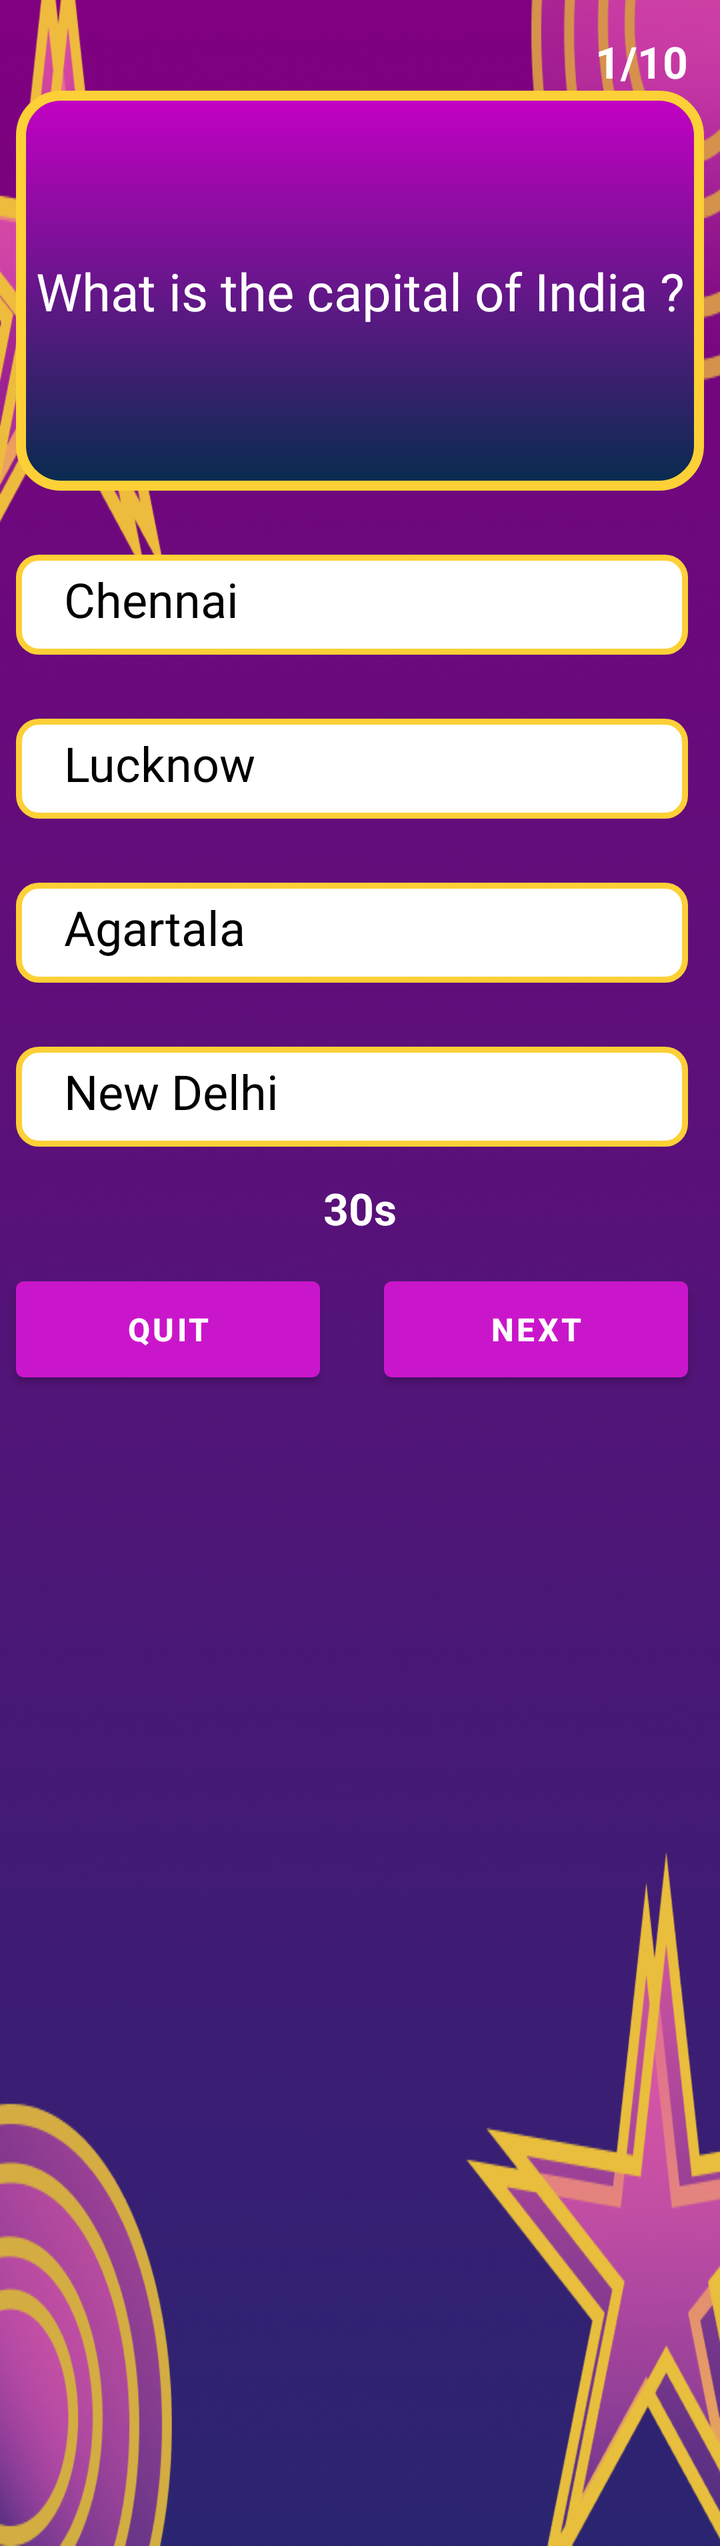
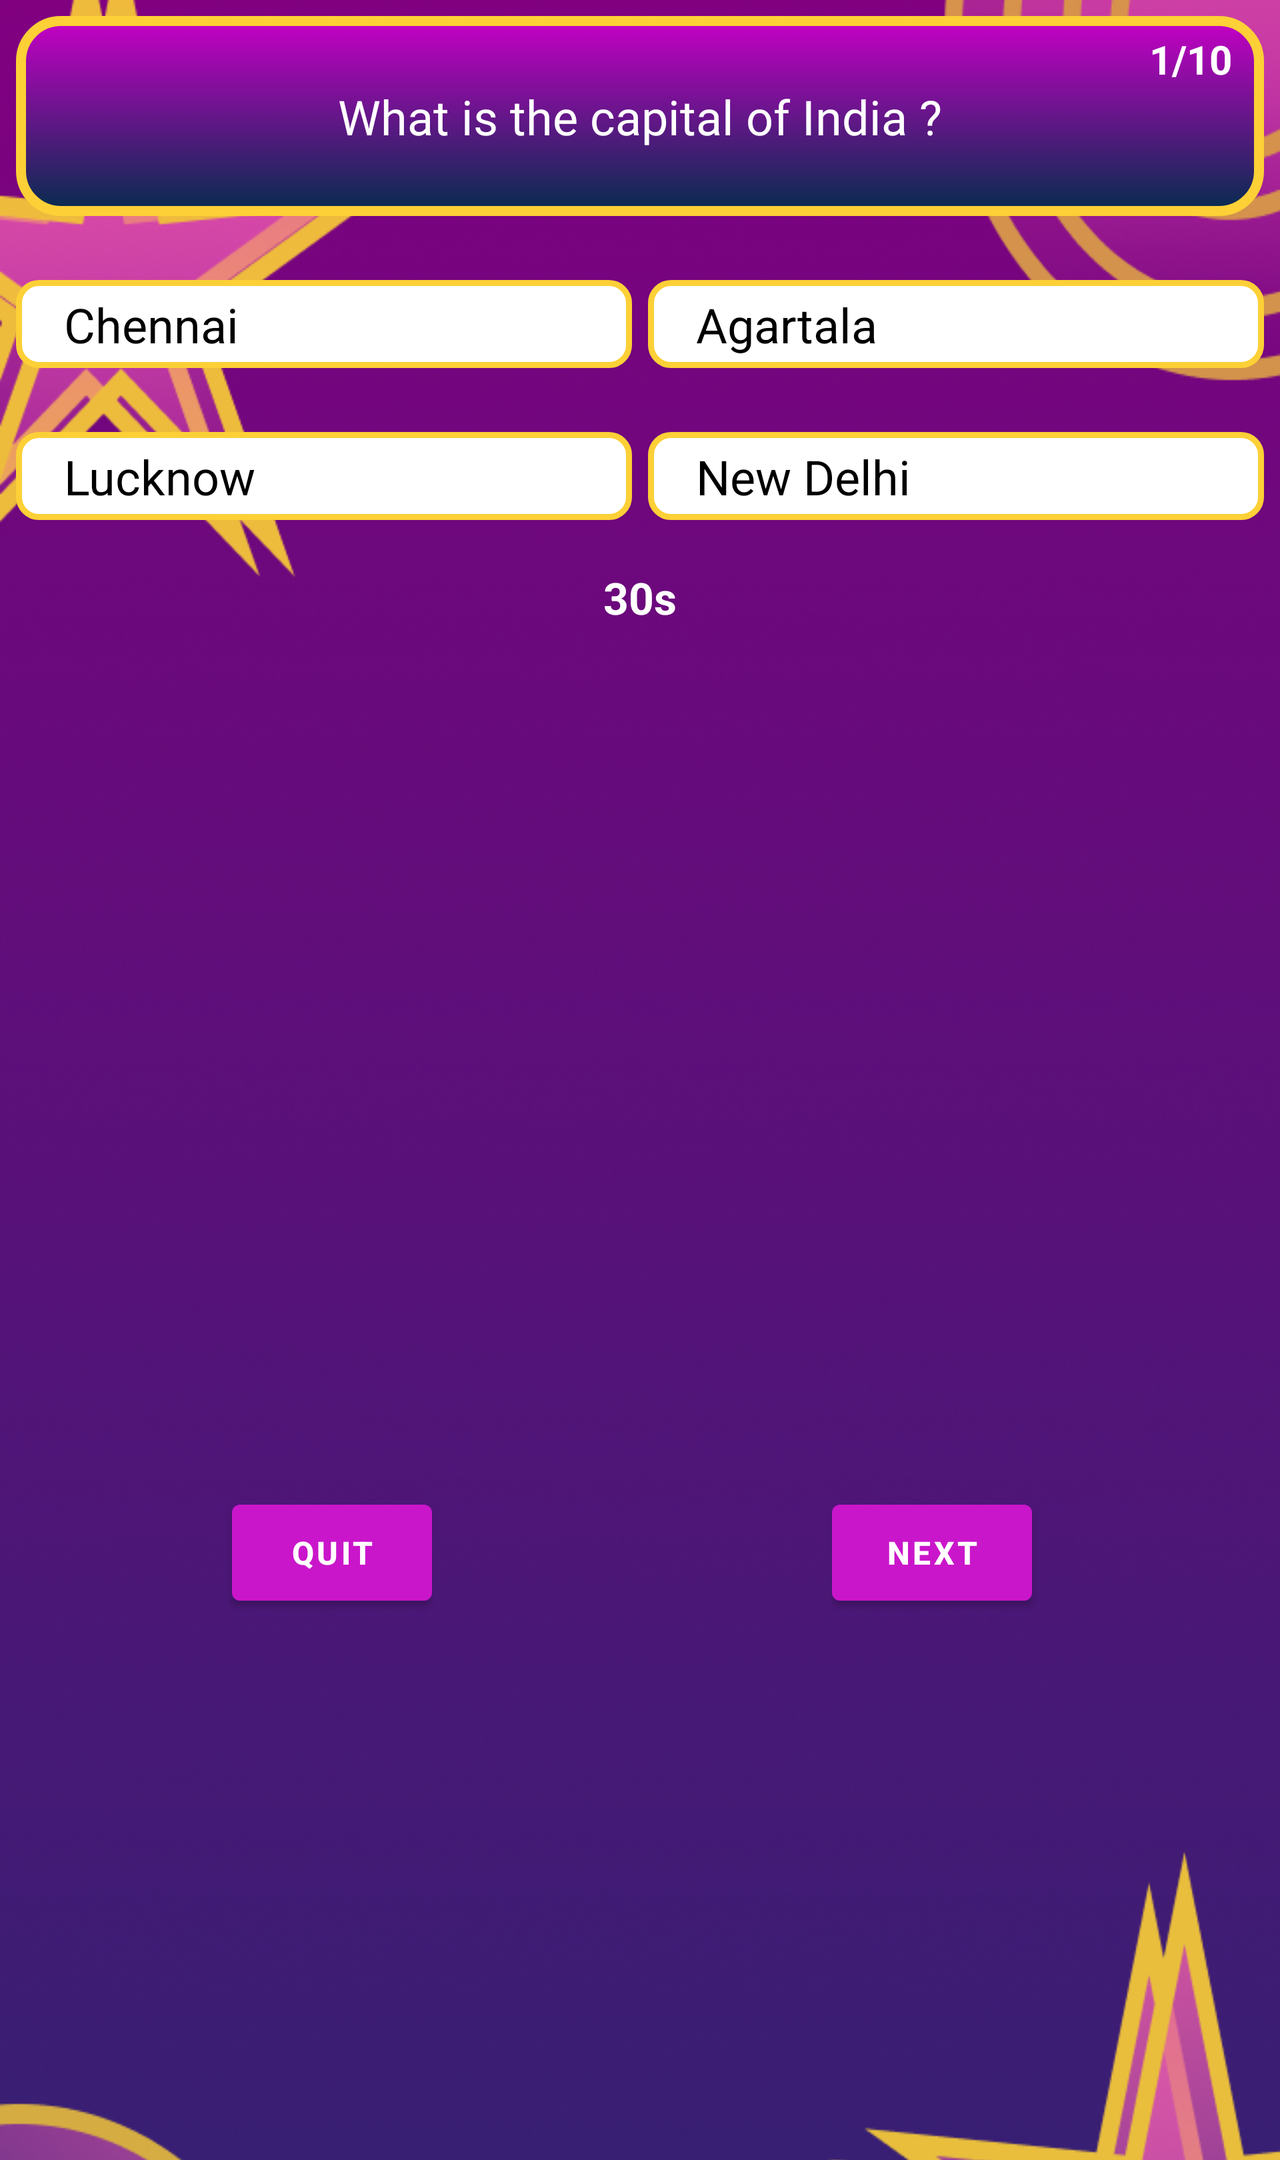

Compare how this app lays out the same screen by default and in its alternative resource folder. The renders come first, then the two layout files and the values they reference.
<!-- AndroidManifest.xml: application theme Theme.Quiz -->
<!-- res/layout/fragment_question_screen.xml -->
<?xml version="1.0" encoding="utf-8"?>
<ScrollView xmlns:android="http://schemas.android.com/apk/res/android"
    xmlns:app="http://schemas.android.com/apk/res-auto"
    xmlns:tools="http://schemas.android.com/tools"
    android:layout_width="match_parent"
    android:layout_height="match_parent"
    android:background="@drawable/purple_bg"
    tools:context=".ui.question.QuestionScreen">

    <androidx.constraintlayout.widget.ConstraintLayout
        android:layout_width="match_parent"
        android:layout_height="wrap_content">

        <View
            android:id="@+id/view3"
            android:layout_width="match_parent"
            android:layout_height="200dp"
            android:layout_marginStart="8dp"
            android:layout_marginEnd="8dp"
            android:background="@drawable/question_background"
            app:layout_constraintEnd_toEndOf="parent"
            app:layout_constraintStart_toStartOf="parent"
            app:layout_constraintTop_toBottomOf="@+id/ques_number" />

        <TextView
            android:id="@+id/question"
            android:layout_width="0dp"
            android:layout_height="wrap_content"
            android:layout_marginStart="8dp"
            android:layout_marginTop="8dp"
            android:layout_marginEnd="8dp"
            android:layout_marginBottom="8dp"
            android:fontFamily="@font/roboto_medium"
            android:textAlignment="center"
            android:textColor="@color/white"
            android:textSize="@dimen/question_text_size"
            app:layout_constraintBottom_toBottomOf="@+id/view3"
            app:layout_constraintEnd_toEndOf="@+id/view3"
            app:layout_constraintStart_toStartOf="@+id/view3"
            app:layout_constraintTop_toTopOf="@+id/view3"
            tools:text="What is the capital of India ?" />

        <TextView
            android:id="@+id/option_one"
            style="@style/optionTextView"
            app:layout_constraintEnd_toEndOf="@+id/question"
            app:layout_constraintStart_toStartOf="@+id/view3"
            app:layout_constraintTop_toBottomOf="@+id/view3"
            tools:text="Chennai" />

        <TextView
            android:id="@+id/option_two"
            style="@style/optionTextView"
            app:layout_constraintEnd_toEndOf="@+id/option_one"
            app:layout_constraintStart_toStartOf="@+id/option_one"
            app:layout_constraintTop_toBottomOf="@+id/option_one"
            tools:text="Lucknow" />

        <TextView
            android:id="@+id/option_three"
            style="@style/optionTextView"
            app:layout_constraintEnd_toEndOf="@+id/option_two"
            app:layout_constraintStart_toStartOf="@+id/option_two"
            app:layout_constraintTop_toBottomOf="@+id/option_two"
            tools:text="Agartala" />

        <TextView
            android:id="@+id/option_four"
            style="@style/optionTextView"
            app:layout_constraintEnd_toEndOf="@+id/option_three"
            app:layout_constraintStart_toStartOf="@+id/option_three"
            app:layout_constraintTop_toBottomOf="@+id/option_three"
            tools:text="New Delhi" />

        <Button
            android:id="@+id/quit_btn"
            style="@style/myButtonStyle"
            android:layout_marginEnd="16dp"
            android:text="@string/quit"
            android:minHeight="60dp"
            app:layout_constraintBottom_toBottomOf="parent"
            app:layout_constraintEnd_toStartOf="@+id/nextbtn"
            app:layout_constraintHorizontal_chainStyle="spread_inside"
            app:layout_constraintStart_toStartOf="@+id/option_four"
            app:layout_constraintTop_toBottomOf="@+id/option_four" />

        <Button
            android:id="@+id/nextbtn"
            style="@style/myButtonStyle"
            android:layout_marginStart="@dimen/normal_margin"
            android:text="@string/next"
            android:minHeight="60dp"

            app:layout_constraintBaseline_toBaselineOf="@+id/quit_btn"
            app:layout_constraintEnd_toEndOf="@+id/option_four"
            app:layout_constraintStart_toEndOf="@+id/quit_btn" />

        <TextView
            android:id="@+id/ques_number"
            android:layout_width="wrap_content"
            android:layout_height="wrap_content"
            android:layout_marginTop="16dp"
            android:layout_marginEnd="16dp"
            android:textColor="@color/white"
            android:textSize="22sp"
            android:textStyle="bold"
            app:layout_constraintEnd_toEndOf="parent"
            app:layout_constraintTop_toTopOf="parent"
            tools:text="1/10" />

        <TextView
            android:id="@+id/timer"
            android:layout_width="wrap_content"
            android:layout_height="wrap_content"
            android:layout_marginStart="@dimen/normal_margin"
            android:layout_marginTop="@dimen/normal_margin"
            android:layout_marginEnd="@dimen/normal_margin"
            android:layout_marginBottom="@dimen/normal_margin"
            android:textColor="@color/white"
            android:textSize="22sp"
            android:textStyle="bold"
            app:layout_constraintBottom_toTopOf="@+id/quit_btn"
            app:layout_constraintEnd_toEndOf="parent"
            app:layout_constraintStart_toStartOf="parent"
            app:layout_constraintTop_toBottomOf="@+id/option_four"
            tools:text="30s" />

    </androidx.constraintlayout.widget.ConstraintLayout>


</ScrollView>
<!-- resources referenced by this layout -->
<resources>
  <color name="white">#FFFFFFFF</color>
  <dimen name="normal_margin">16dp</dimen>
  <dimen name="question_text_size">26sp</dimen>
  <!-- drawable purple_bg: png bitmap (drawable, 447543 bytes) -->
  <!-- drawable question_background (drawable) -->
  <?xml version="1.0" encoding="utf-8"?>
  <selector xmlns:android="http://schemas.android.com/apk/res/android">
      <item>
          <shape android:shape="rectangle">
              <gradient android:startColor="#062C4E"  android:endColor="#C500C5" android:angle="90"/>
              <corners android:radius="20dp" />
              <stroke android:color="#FCD036" android:width="5dp"/>
          </shape>
      </item>
  
  
  
  
  
  
  
  
  </selector>
  <string name="next">Next</string>
  <string name="quit">Quit</string>
  <style name="myButtonStyle">
          <item name="android:layout_width">0dp</item>
          <item name="android:layout_height">wrap_content</item>
          <item name="android:layout_marginTop">@dimen/extra_large_margin</item>
          <item name="android:textSize">@dimen/normal_size</item>
          <item name="android:textStyle">bold</item>
          <item name="android:textColor">@color/btn_text_color</item>
      </style>
  <style name="optionTextView">
          <item name="android:layout_width">0dp</item>
          <item name="android:layout_height">wrap_content</item>
          <item name="android:layout_marginTop">@dimen/extra_large_margin</item>
          <item name="android:background">@drawable/option_background</item>
          <item name="android:paddingLeft">24dp</item>
          <item name="android:paddingTop">6dp</item>
          <item name="android:textColor">@color/black</item>
          <item name="android:textSize">@dimen/large_size</item>
  
  
      </style>
  <style name="Theme.Quiz" parent="Theme.MaterialComponents.DayNight.NoActionBar">
          
          <item name="colorPrimary">#CA16CA</item>
          <item name="colorPrimaryVariant">#800080</item>
          <item name="colorOnPrimary">@color/white</item>
          
          <item name="colorSecondary">@color/teal_200</item>
          <item name="colorSecondaryVariant">@color/teal_700</item>
          <item name="colorOnSecondary">#7E7E7E</item>
          
          <item name="android:statusBarColor">?attr/colorPrimaryVariant</item>
          
      </style>
  <dimen name="extra_large_margin">32dp</dimen>
  <dimen name="normal_size">16sp</dimen>
  <color name="btn_text_color">#FFFFFFFF</color>
  <!-- drawable option_background (drawable) -->
  <?xml version="1.0" encoding="utf-8"?>
  <selector xmlns:android="http://schemas.android.com/apk/res/android">
          <item>
              <shape android:shape="rectangle">
                  <size android:width="100dp" android:height="50dp"/>
                  <solid android:color="@color/white"/>
                  <corners android:radius="10dp" />
                  <stroke android:width="3dp" android:color="#FCD036"/>
              </shape>
          </item>
  </selector>
  
  
  <color name="black">#FF000000</color>
  <dimen name="large_size">24sp</dimen>
  <color name="teal_200">#FF03DAC5</color>
  <color name="teal_700">#FF018786</color>
</resources>
<!-- res/layout-land/fragment_question_screen.xml (the repository's variant of the layout above) -->
<!-- drawn on the phone turned sideways -->
<?xml version="1.0" encoding="utf-8"?>
<ScrollView xmlns:android="http://schemas.android.com/apk/res/android"
    xmlns:app="http://schemas.android.com/apk/res-auto"
    xmlns:tools="http://schemas.android.com/tools"
    android:layout_width="match_parent"
    android:layout_height="match_parent"
    android:background="@drawable/purple_bg"
    android:fillViewport="true"
    tools:context=".ui.question.QuestionScreen">

    <androidx.constraintlayout.widget.ConstraintLayout
        android:layout_width="match_parent"
        android:layout_height="wrap_content">

        <View
            android:id="@+id/view3"
            android:layout_width="match_parent"
            android:layout_height="100dp"
            android:layout_marginStart="@dimen/medium_margin"
            android:layout_marginTop="@dimen/medium_margin"
            android:layout_marginEnd="@dimen/medium_margin"
            android:background="@drawable/question_background"
            app:layout_constraintEnd_toEndOf="parent"
            app:layout_constraintStart_toStartOf="parent"
            app:layout_constraintTop_toTopOf="parent" />


        <TextView
            android:id="@+id/ques_number"
            android:layout_width="wrap_content"
            android:layout_height="wrap_content"
            android:layout_marginTop="@dimen/medium_margin"
            android:layout_marginEnd="@dimen/normal_margin"
            android:textColor="@color/white"
            android:textSize="@dimen/number_counter"
            android:textStyle="bold"
            app:layout_constraintEnd_toEndOf="@+id/view3"
            app:layout_constraintTop_toTopOf="@+id/view3"
            tools:text="1/10" />

        <TextView
            android:id="@+id/question"
            android:layout_width="0dp"
            android:layout_height="wrap_content"
            android:layout_marginStart="@dimen/medium_margin"
            android:layout_marginTop="@dimen/medium_margin"
            android:layout_marginEnd="@dimen/medium_margin"
            android:layout_marginBottom="@dimen/medium_margin"
            android:fontFamily="@font/roboto_medium"
            android:textAlignment="center"
            android:textColor="@color/white"
            android:textSize="@dimen/large_size"
            app:layout_constraintBottom_toBottomOf="@+id/view3"
            app:layout_constraintEnd_toEndOf="@+id/view3"
            app:layout_constraintStart_toStartOf="@+id/view3"
            app:layout_constraintTop_toTopOf="@+id/view3"
            tools:text="What is the capital of India ?" />

        <TextView
            android:id="@+id/option_one"
            style="@style/land_option_textView"
            app:layout_constraintEnd_toStartOf="@+id/option_three"
            app:layout_constraintHorizontal_bias="0.5"
            app:layout_constraintHorizontal_chainStyle="spread_inside"
            app:layout_constraintStart_toStartOf="parent"
            app:layout_constraintTop_toBottomOf="@+id/view3"
            tools:text="Chennai" />

        <TextView
            android:id="@+id/option_two"
            style="@style/land_option_textView"
            android:layout_marginStart="0dp"
            app:layout_constraintEnd_toEndOf="@+id/option_one"
            app:layout_constraintHorizontal_bias="0.0"
            app:layout_constraintStart_toStartOf="@+id/option_one"
            app:layout_constraintTop_toBottomOf="@+id/option_one"
            tools:text="Lucknow" />

        <TextView
            android:id="@+id/option_three"
            style="@style/land_option_textView"
            android:layout_marginEnd="8dp"
            app:layout_constraintBaseline_toBaselineOf="@+id/option_one"
            app:layout_constraintEnd_toEndOf="parent"
            app:layout_constraintHorizontal_bias="0.5"
            app:layout_constraintStart_toEndOf="@+id/option_one"
            tools:text="Agartala" />

        <TextView
            android:id="@+id/option_four"
            style="@style/land_option_textView"
            android:layout_marginStart="0dp"
            app:layout_constraintEnd_toEndOf="@+id/option_three"
            app:layout_constraintHorizontal_bias="0.0"
            app:layout_constraintStart_toStartOf="@+id/option_three"
            app:layout_constraintTop_toBottomOf="@+id/option_three"
            tools:text="New Delhi" />

        <Button
            android:id="@+id/quit_btn"
            style="@style/land_button_style"
            android:layout_width="wrap_content"
            android:layout_height="wrap_content"
            android:layout_marginBottom="16dp"
            android:minWidth="100dp"
            android:minHeight="60dp"
            android:text="Quit"
            app:layout_constraintBottom_toBottomOf="parent"
            app:layout_constraintEnd_toStartOf="@+id/nextbtn"
            app:layout_constraintHorizontal_chainStyle="packed"
            app:layout_constraintStart_toStartOf="parent"
            app:layout_constraintTop_toBottomOf="@+id/timer"
            app:layout_constraintVertical_bias="0.49" />

        <Button
            android:id="@+id/nextbtn"
            style="@style/land_button_style"
            android:layout_marginStart="200dp"
            android:layout_marginEnd="@dimen/medium_margin"
            android:layout_marginBottom="16dp"
            android:minWidth="100dp"
            android:minHeight="60dp"
            android:text="Next"
            app:layout_constraintBaseline_toBaselineOf="@+id/quit_btn"
            app:layout_constraintBottom_toBottomOf="parent"
            app:layout_constraintEnd_toEndOf="parent"
            app:layout_constraintHorizontal_bias="0.5"
            app:layout_constraintStart_toEndOf="@+id/quit_btn" />

        <TextView
            android:id="@+id/timer"
            android:layout_width="wrap_content"
            android:layout_height="wrap_content"
            android:layout_marginStart="@dimen/normal_margin"
            android:layout_marginTop="24dp"
            android:layout_marginEnd="@dimen/normal_margin"
            android:textColor="@color/white"
            android:textSize="22sp"
            android:textStyle="bold"
            app:layout_constraintEnd_toEndOf="parent"
            app:layout_constraintStart_toStartOf="parent"
            app:layout_constraintTop_toBottomOf="@+id/option_four"
            tools:text="30s" />

    </androidx.constraintlayout.widget.ConstraintLayout>


</ScrollView>
<!-- resources referenced by the variant -->
<!-- as the phone turned sideways resolves them -->
<resources>
  <color name="white">#FFFFFFFF</color>
  <dimen name="large_size">24sp</dimen>
  <dimen name="medium_margin">8dp</dimen>
  <dimen name="normal_margin">16dp</dimen>
  <dimen name="number_counter">20sp</dimen>
  <!-- drawable purple_bg: png bitmap (drawable, 447543 bytes) -->
  <!-- drawable question_background (drawable) -->
  <?xml version="1.0" encoding="utf-8"?>
  <selector xmlns:android="http://schemas.android.com/apk/res/android">
      <item>
          <shape android:shape="rectangle">
              <gradient android:startColor="#062C4E"  android:endColor="#C500C5" android:angle="90"/>
              <corners android:radius="20dp" />
              <stroke android:color="#FCD036" android:width="5dp"/>
          </shape>
      </item>
  
  
  
  
  
  
  
  
  </selector>
  <style name="land_button_style">
          <item name="android:layout_width">wrap_content</item>
          <item name="android:layout_height">wrap_content</item>
          <item name="android:layout_marginBottom">@dimen/normal_margin</item>
          <item name="android:textSize">@dimen/normal_size</item>
          <item name="android:textStyle">bold</item>
          <item name="android:textColor">@color/btn_text_color</item>
      </style>
  <style name="land_option_textView">
          <item name="android:layout_width">0dp</item>
          <item name="android:layout_height">@dimen/landscape_option_height</item>
          <item name="android:layout_marginStart">@dimen/medium_margin</item>
          <item name="android:layout_marginTop">@dimen/extra_large_margin</item>
          <item name="android:background">@drawable/option_background</item>
          <item name="android:paddingLeft">24dp</item>
          <item name="android:paddingTop">6dp</item>
          <item name="android:textColor">@color/black</item>
          <item name="android:textSize">@dimen/large_size</item>
      </style>
  <style name="Theme.Quiz" parent="Theme.MaterialComponents.DayNight.NoActionBar">
          
          <item name="colorPrimary">#CA16CA</item>
          <item name="colorPrimaryVariant">#800080</item>
          <item name="colorOnPrimary">@color/white</item>
          
          <item name="colorSecondary">@color/teal_200</item>
          <item name="colorSecondaryVariant">@color/teal_700</item>
          <item name="colorOnSecondary">#7E7E7E</item>
          
          <item name="android:statusBarColor">?attr/colorPrimaryVariant</item>
          
      </style>
  <dimen name="normal_size">16sp</dimen>
  <color name="btn_text_color">#FFFFFFFF</color>
  <dimen name="landscape_option_height">44dp</dimen>
  <dimen name="extra_large_margin">32dp</dimen>
  <!-- drawable option_background (drawable) -->
  <?xml version="1.0" encoding="utf-8"?>
  <selector xmlns:android="http://schemas.android.com/apk/res/android">
          <item>
              <shape android:shape="rectangle">
                  <size android:width="100dp" android:height="50dp"/>
                  <solid android:color="@color/white"/>
                  <corners android:radius="10dp" />
                  <stroke android:width="3dp" android:color="#FCD036"/>
              </shape>
          </item>
  </selector>
  
  
  <color name="black">#FF000000</color>
  <color name="teal_200">#FF03DAC5</color>
  <color name="teal_700">#FF018786</color>
</resources>
